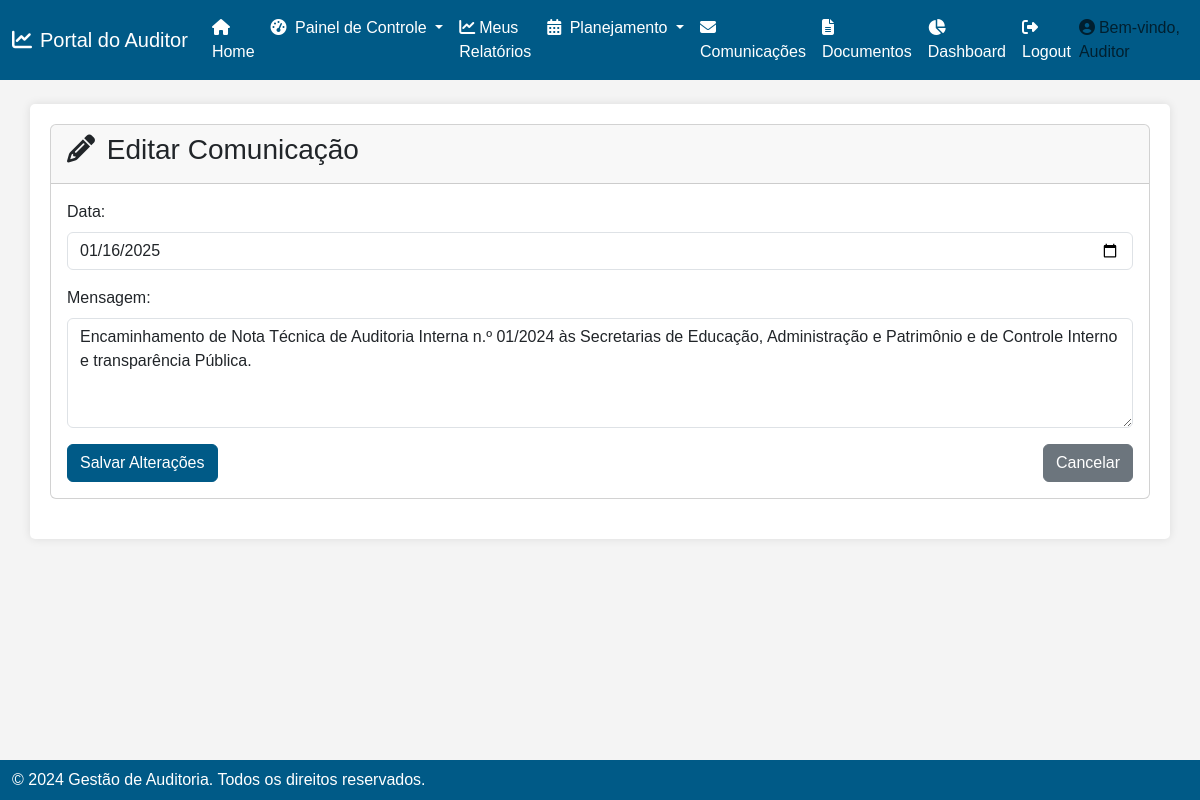
The app's page /comunicacao/1/editar with its own data.
### app.py (models this page shows, shortened)
class Comunicacao(db.Model):
    id = db.Column(db.Integer, primary_key=True)
    data = db.Column(db.Date, nullable=False)
    mensagem = db.Column(db.Text, nullable=False)
    data_criacao = db.Column(db.DateTime, default=db.func.current_timestamp())
    data_atualizacao = db.Column(db.DateTime, default=db.func.current_timestamp(), onupdate=db.func.current_timestamp())

### app.py (the view, shortened to what this page needs)
@app.route('/comunicacao/<int:id>/editar', methods=['GET', 'POST'])
def editar_comunicacao(id):
    comunicacao = Comunicacao.query.get_or_404(id)
    return render_template('editar_comunicacao.html', comunicacao=comunicacao)

### templates/editar_comunicacao.html (shortened to what this page needs)
{% extends 'base.html' %}
{% block content %}
<div class="card">
    <div class="card-header">
        <h3><i class="fas fa-pencil-alt me-1"></i> Editar Comunicação</h3>
    </div>
    <div class="card-body">
        <form method="POST" action="{{ url_for('editar_comunicacao', id=comunicacao.id) }}">
            <div class="mb-3">
                <label for="data" class="form-label">Data:</label>
                <input type="date" name="data" id="data" class="form-control" value="{{ comunicacao.data.strftime('%Y-%m-%d') }}" required>
            </div>
            <div class="mb-3">
                <label for="mensagem" class="form-label">Mensagem:</label>
                <textarea name="mensagem" id="mensagem" class="form-control" rows="4" required>{{ comunicacao.mensagem }}</textarea>
            </div>
            <div class="d-flex justify-content-between">
                <button type="submit" class="btn btn-primary">Salvar Alterações</button>
                <a href="{{ url_for('comunicacao') }}" class="btn btn-secondary">Cancelar</a>
            </div>
        </form>
    </div>
</div>
{% endblock %}

### templates/base.html (style rules this page uses)
body { font-family: Arial, sans-serif; background-color: #f4f4f4; }
.btn-primary { background-color: #005a87; border-color: #005a87; }
.card { margin-bottom: 20px; }

### records on screen
Comunicacao: data "01/16/2025", mensagem "Encaminhamento de Nota Técnica de Auditoria Interna n.º 01/2024 às Secretarias de Educação, Administração e Patrimônio e de Controle Interno e transparência Pública."
